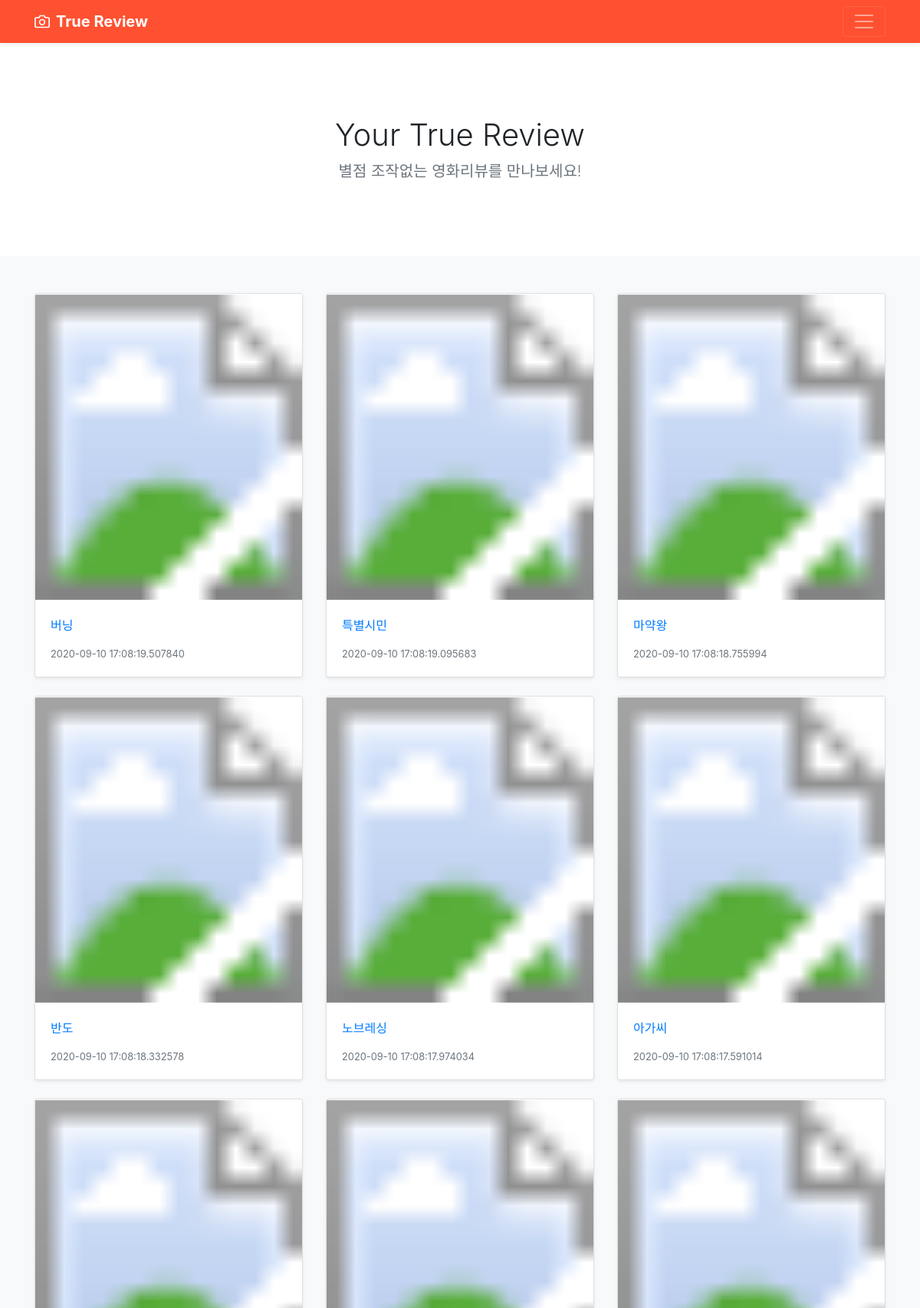
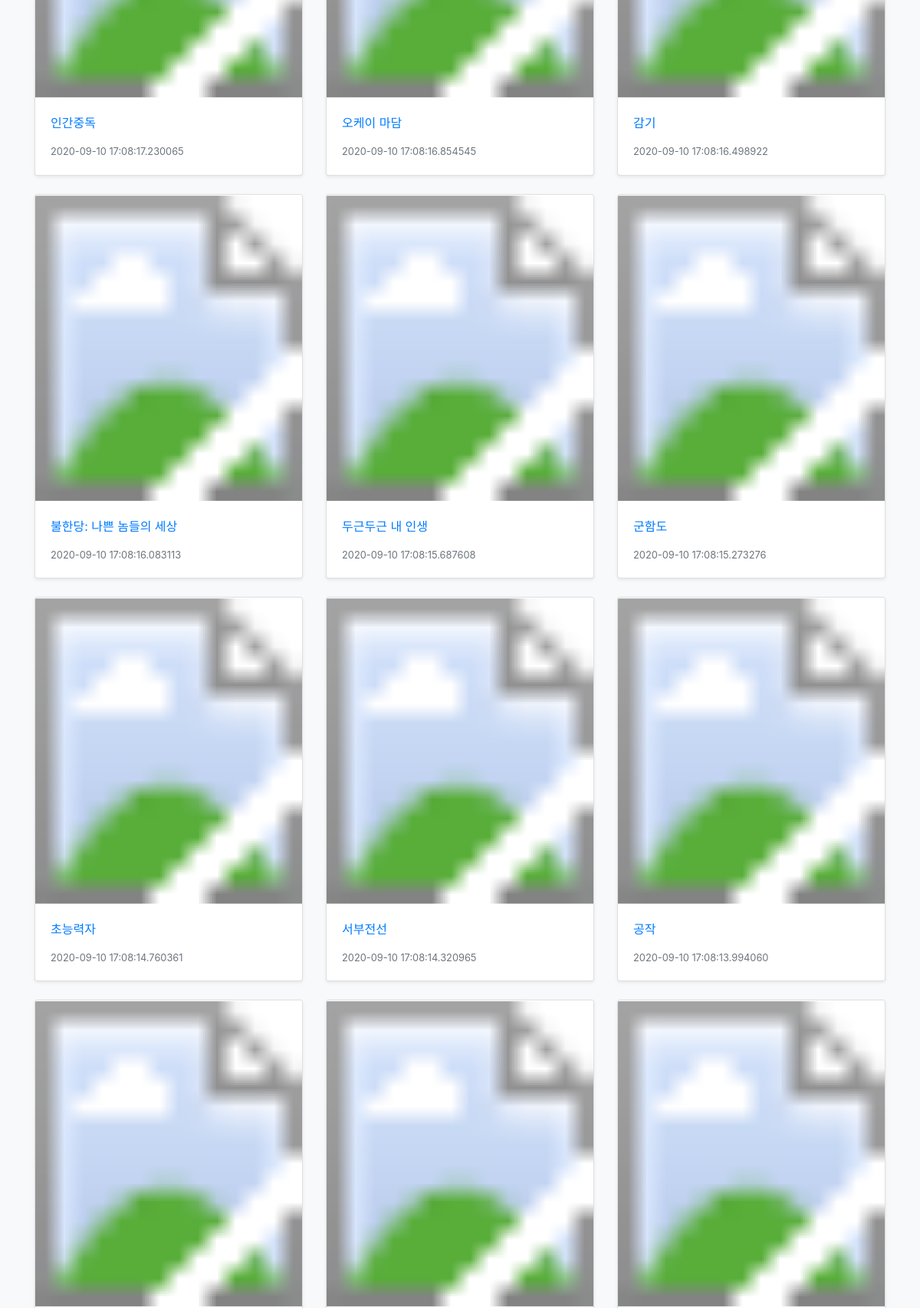
The app's page /movies/list/ (upper part) with its own data (2 pictures, top to bottom).
### true_review/models.py (models this page shows, shortened)
class Movies(db.Model):
    __tablename__ = 'movies'
    id = db.Column(db.Integer, primary_key=True)
    title = db.Column(db.String(100), nullable=False)
    code = db.Column(db.Integer, nullable=True, unique=True)
    create_date = db.Column(db.DateTime(), nullable=False)
    image_path = db.Column(db.Text(), nullable=True)
    score = db.Column(db.Float, nullable=True)
    review_score = db.Column(db.Float, nullable=True)
    db.UniqueConstraint('id', 'code')
    reviews = db.relationship(
        "Reviews", backref=db.backref('movie', order_by=id))

### true_review/views/movies_views.py (the view)
@bp.route('/list/')
def _list():
    movie_list = Movies.query.order_by(Movies.create_date.desc())
    return render_template('movies/movie_list.html', movie_list=movie_list)

### true_review/templates/movies/movie_list.html (shortened to what this page needs)
<!doctype html>
<html lang="en">
<head>
  <link rel="stylesheet" href="{{ url_for('static', filename='bootstrap.css') }}">
  <link href="{{ url_for('static', filename='index.css') }}" rel="stylesheet">
</head>
<body>
  <header>
    <div class="navbar navbar-dark bg-ours shadow-sm">
      <div class="container d-flex justify-content-between">
        <a href="#" class="navbar-brand d-flex align-items-center">
          <strong>True Review</strong>
        </a>
        <button class="navbar-toggler" type="button" data-toggle="collapse" data-target="#navbarHeader"
          aria-controls="navbarHeader" aria-expanded="false" aria-label="Toggle navigation">
          <span class="navbar-toggler-icon"></span>
        </button>
      </div>
    </div>
  </header>
  <main role="main">
    <section class="jumbotron text-center">
      <div class="container">
        <h1>Your True Review</h1>
        <p class="lead text-muted">별점 조작없는 영화리뷰를 만나보세요!</p>
      </div>
    </section>
    <div class="album py-5 bg-light">
      <div class="container">
        {% if movie_list %}
        <div class="row">
          {% for movie in movie_list %}
          <div class="col-md-4">
            <a href="/movies/movie/{{ movie.code }}/1/">
              <div class=" card mb-4 shadow-sm">
                <svg class="bd-placeholder-img card-img-top" width="100%" height="400"
                  xmlns="http://www.w3.org/2000/svg" preserveAspectRatio="xMidYMid slice" focusable="false" role="img"
                  aria-label="Placeholder: Thumbnail">
                  <title>Placeholder</title>
                  <rect width="100%" height="100%" fill="#ffffff" />
                  <image xlink:href="{{ movie.image_path }}" x="0" y="0" height="100%" width="100%" />
                </svg>
                <div class="card-body">
                  <p class="card-text">{{ movie.title }}</p>
                  <div class="d-flex justify-content-between align-items-center">
                    <small class="text-muted">{{ movie.create_date }}</small>
                  </div>
                </div>
              </div>
            </a>
          </div>
          {% endfor %}
          {% else %}
          <p>영화가 없습니다.</p>
        </div>
        {% endif %}
      </div>
    </div>
  </main>
</body>
</html>

### true_review/static/index.css (style rules this page uses)
.jumbotron { padding-top: 3rem; padding-bottom: 3rem; margin-bottom: 0; background-color: #fff; }
@media (min-width: 768px) { .jumbotron { padding-top: 6rem; padding-bottom: 6rem; } }
.jumbotron p:last-child { margin-bottom: 0; }
.jumbotron h1 { font-weight: 300; }
.jumbotron .container { max-width: 40rem; }

### true_review/templates/movies/movie_list.html (style rules this page uses)
.bd-placeholder-img { font-size: 1.125rem; text-anchor: middle; -webkit-user-select: none; -moz-user-select: none; -ms-user-select: none; user-select: none; }

### records on screen
Movies: title "버닝", create_date "2020-09-10 17:08:19.507840"
Movies: title "특별시민", create_date "2020-09-10 17:08:19.095683"
Movies: title "마약왕", create_date "2020-09-10 17:08:18.755994"
Movies: title "반도", create_date "2020-09-10 17:08:18.332578"
Movies: title "노브레싱", create_date "2020-09-10 17:08:17.974034"
Movies: title "아가씨", create_date "2020-09-10 17:08:17.591014"
Movies: title "인간중독", create_date "2020-09-10 17:08:17.230065"
Movies: title "오케이 마담", create_date "2020-09-10 17:08:16.854545"
Movies: title "감기", create_date "2020-09-10 17:08:16.498922"
Movies: title "불한당: 나쁜 놈들의 세상", create_date "2020-09-10 17:08:16.083113"
Movies: title "두근두근 내 인생", create_date "2020-09-10 17:08:15.687608"
Movies: title "군함도", create_date "2020-09-10 17:08:15.273276"
Movies: title "초능력자", create_date "2020-09-10 17:08:14.760361"
Movies: title "서부전선", create_date "2020-09-10 17:08:14.320965"
Movies: title "공작", create_date "2020-09-10 17:08:13.994060"
